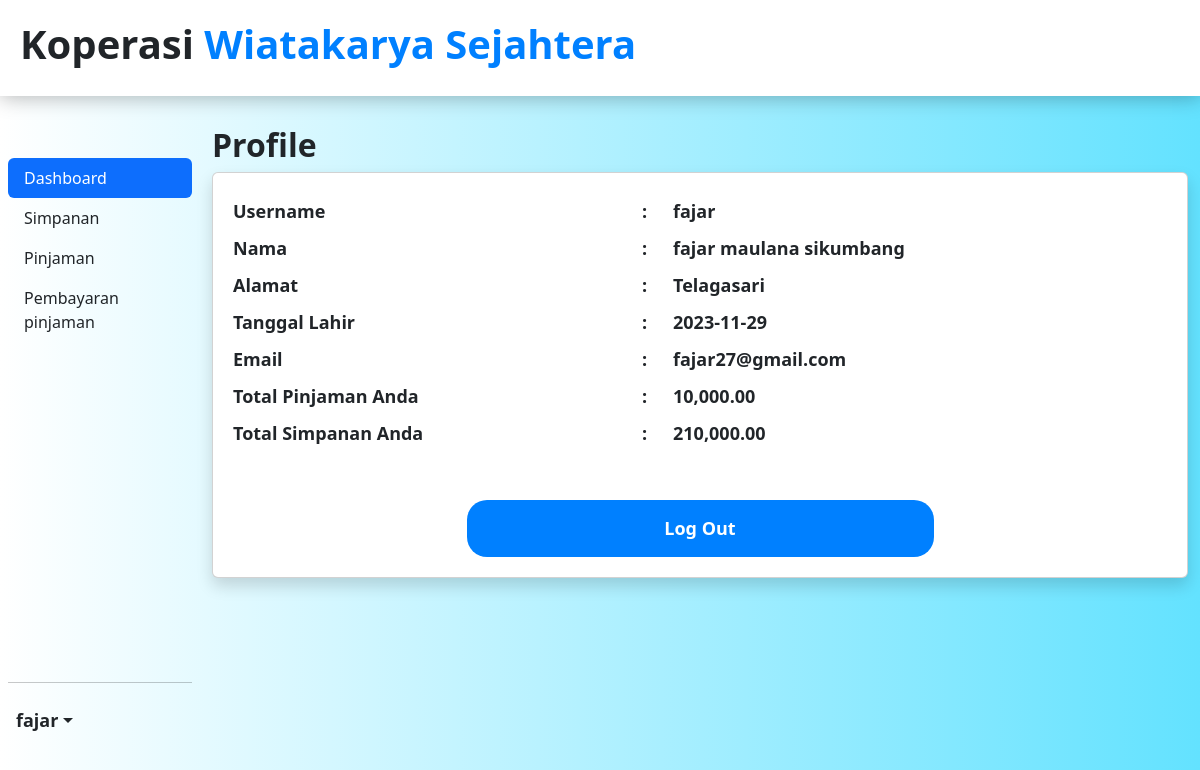
Screenshot of /profile.php (signed in) with the database file from the repository.
### tables this page shows
CREATE TABLE `anggota` (
  `ID_Anggota` bigint(255) NOT NULL,
  `Nama` varchar(255) NOT NULL,
  `Alamat` varchar(255) DEFAULT NULL,
  `Tanggal_Lahir` date DEFAULT NULL,
  `NIK` varchar(20) DEFAULT NULL,
  `Gender` enum('Laki-laki','Perempuan') DEFAULT NULL,
  `No_Telepon` varchar(15) DEFAULT NULL,
  `Email` varchar(255) DEFAULT NULL,
  `Username` varchar(50) NOT NULL,
  `Password` varchar(50) NOT NULL,
  `Create_By` varchar(50) DEFAULT NULL,
  `Create_Date` timestamp NOT NULL DEFAULT current_timestamp(),
  `Status` enum('Aktif','Non-Aktif') DEFAULT 'Aktif',
  `Role` enum('admin','user') NOT NULL DEFAULT 'user',
  `Status_Deleted` tinyint(1) NOT NULL DEFAULT 0
);

### profile.php (the view, shortened to what this page needs)
<?php
require_once "./config/db.php";
if (isset($_SESSION["email"])) {
    $username = $_SESSION["username"];
    $queryUserData = "SELECT * FROM anggota WHERE Username = '$username'";
    $resultUserData = mysqli_query($db_connect, $queryUserData);
    $userData = mysqli_fetch_assoc($resultUserData);
?>
    <!DOCTYPE html>
    <html lang='en'>
    <head>
        <link rel='stylesheet' href='https://cdn.jsdelivr.net/npm/bootstrap@5.3.2/dist/css/bootstrap.min.css'>
        <link rel='stylesheet' href='https://cdnjs.cloudflare.com/ajax/libs/remixicon/3.6.0/remixicon.css'>
        <link rel="stylesheet" href="./component/css/style-profile.css">
    </head>
    <body>
        <header>
            <h1>Koperasi <span>Wiatakarya Sejahtera</span></h1>
        </header>
        <main>
            <?php require_once "./component/modal_sidebar/sidebar.php";
            Sidebar::selection("dashboard"); ?>
            <div class="container">
                <h2>Profile</h2>
                <div class="card shadow mb-4">
                    <table>
                        <tr>
                            <td>Username</td>
                            <td> : </td>
                            <td><?= $userData['Username'] ?></td>
                        </tr>
                        <tr>
                            <td>Nama</td>
                            <td> : </td>
                            <td><?= $userData['Nama'] ?></td>
                        </tr>
                        <tr>
                            <td>Alamat</td>
                            <td> : </td>
                            <td><?= $userData['Alamat'] ?></td>
                        </tr>
                        <tr>
                            <td>Tanggal Lahir</td>
                            <td> : </td>
                            <td><?= $userData['Tanggal_Lahir'] ?></td>
                        </tr>
                        <tr>
                            <td>Email</td>
                            <td> : </td>
                            <td><?= $userData['Email'] ?></td>
                        </tr>
                    <?php
                    if ($role == 'admin') {
                        $queryTotalPinjaman = "SELECT SUM(Jumlah_Pinjaman) as total_pinjaman FROM pinjaman WHERE Status_Deleted = 0  AND Status = 'Disetujui'";
                        $resultTotalPinjaman = mysqli_query($db_connect, $queryTotalPinjaman);
                        $rowTotalPinjaman = mysqli_fetch_assoc($resultTotalPinjaman);
                        $totalPinjamanSeluruhAnggota = $rowTotalPinjaman['total_pinjaman'];
                        $queryTotalSimpanan = "SELECT SUM(Jumlah_Simpanan) as total_simpanan FROM simpanan WHERE Status_Deleted = 0";
                        $resultTotalSimpanan = mysqli_query($db_connect, $queryTotalSimpanan);
                        $rowTotalSimpanan = mysqli_fetch_assoc($resultTotalSimpanan);
                        $totalSimpananSeluruhAnggota = $rowTotalSimpanan['total_simpanan'];
                        ?>
                        <tr>
                            <td>Total Pinjaman Seluruh Anggota</td>
                            <td> : </td>
                            <td><?= number_format($totalPinjamanSeluruhAnggota, 2) ?></td>
                        </tr>
                        <tr>
                            <td>Total Simpanan Seluruh Anggota</td>
                            <td> : </td>
                            <td><?= number_format($totalSimpananSeluruhAnggota, 2) ?></td>
                        </tr>
                    <?php } else {
                      	$query_user_info = "SELECT ID_Anggota, Nama FROM anggota WHERE Username = '$username'";
                		$result_user_info = mysqli_query($db_connect, $query_user_info);
                		$user_info = mysqli_fetch_assoc($result_user_info);
                		$idAnggota = $user_info['ID_Anggota'];
                        $queryTotalPinjamanUser = "SELECT SUM(Jumlah_Pinjaman) as total_pinjaman_user FROM pinjaman WHERE ID_Anggota = '$idAnggota' AND Status_Deleted = 0 AND Status = 'Disetujui'";
                		$resultTotalPinjamanUser = mysqli_query($db_connect, $queryTotalPinjamanUser);
                		$rowTotalPinjamanUser = mysqli_fetch_assoc($resultTotalPinjamanUser);
                		$totalPinjamanUser = $rowTotalPinjamanUser['total_pinjaman_user'];
                   		$queryTotalSimpananUser = "SELECT SUM(Jumlah_Simpanan) as total_simpanan_user FROM simpanan WHERE ID_Anggota = '$idAnggota' AND Status_Deleted = 0";
                		$resultTotalSimpananUser = mysqli_query($db_connect, $queryTotalSimpananUser);
                		$rowTotalSimpananUser = mysqli_fetch_assoc($resultTotalSimpananUser);
                		$totalSimpananUser = $rowTotalSimpananUser['total_simpanan_user'];
                        ?>
                        <tr>
                            <td>Total Pinjaman Anda</td>
                            <td> : </td>
                            <td> <?= number_format($totalPinjamanUser, 2) ?></td>
                        </tr>
                        <tr>
                            <td>Total Simpanan Anda</td>
                            <td> : </td>
                            <td><?= number_format($totalSimpananUser, 2) ?></td>
                        </tr>
                    <?php } ?>
                    </table>
                    <br>
                    <br>
                    <div class="logout">
                        <a href='./backend/logout.php'>Log Out</a>
                    </div>
                </div>
            </div>
        </main>
    </body>
    </html>
<?php
} else {
    header("Location: ./login.php");
    exit();
}
?>

### component/css/style-profile.css (style rules this page uses)
body { background: rgb(255,255,255); background: linear-gradient(90deg, rgba(255,255,255,1) 0%, rgba(99,226,255,1) 100%); background-size:cover ; }
main { display: flex; flex-direction: row; }
main h2 { font-weight: 700; }
.card { background-color: white; padding: 20px; }
header { margin-bottom: 30px; background-color: white; box-shadow: 0 0 20px 0.5px rgba(0, 0, 0, 0.297); }
header h1 { font-weight: 700; padding: 20px; }
header span { color: #0080ff; }
table tr td { padding: 5px 10px 5px 0; }
main p,td { font-size: 18px; font-weight: 600; }
main a { font-size: 18px; font-weight: 700; text-decoration: none; }
.logout { display: flex; justify-content: center; }
.logout a { background-color: #0080ff; color: white; width: 50%; padding: 15px; border-radius: 20px; text-align: center; }
@media (min-width: 768px) { body { display: flex; flex-direction: column; } }
@media (min-width: 768px) { .container { display: inline-block; } }

### profile.php (style rules this page uses)
.logout a { background-color: #0080ff; color: white; width: 50%; padding: 15px; border-radius: 20px; text-align: center; transition: all 0.1s ease; }

### rows the page displays
anggota: Username "fajar", Nama "fajar maulana sikumbang", Alamat "Telagasari", Tanggal_Lahir "2023-11-29", Email "fajar27@gmail.com"

### other values shown
$value[0] "Dashboard"
$value[0] "Simpanan"
$value[0] "Pinjaman"
$value[0] "Pembayaran pinjaman"
$username "fajar"
$totalPinjamanUser "10,000.00"
$totalSimpananUser "210,000.00"
